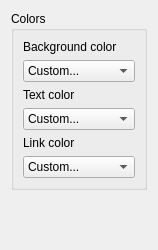
<ui version="4.0" >
 <class>ColorPage</class>
 <widget class="QWidget" name="ColorPage" >
  <property name="geometry" >
   <rect>
    <x>0</x>
    <y>0</y>
    <width>158</width>
    <height>250</height>
   </rect>
  </property>
  <property name="windowTitle" >
   <string>Colors</string>
  </property>
  <layout class="QVBoxLayout" >
   <item>
    <widget class="QGroupBox" name="colorsGroupBox" >
     <property name="title" >
      <string>Colors</string>
     </property>
     <layout class="QVBoxLayout" >
      <item>
       <layout class="QVBoxLayout" >
        <item>
         <widget class="QLabel" name="backgroundColorLabel" >
          <property name="text" >
           <string>Background color</string>
          </property>
          <property name="buddy" >
           <cstring>m_BackgroundColorCombo</cstring>
          </property>
         </widget>
        </item>
        <item>
         <widget class="KColorCombo" name="m_BackgroundColorCombo" >
          <item>
           <property name="text" >
            <string>Custom...</string>
           </property>
          </item>
          <item>
           <property name="text" >
            <string/>
           </property>
          </item>
          <item>
           <property name="text" >
            <string/>
           </property>
          </item>
          <item>
           <property name="text" >
            <string/>
           </property>
          </item>
          <item>
           <property name="text" >
            <string/>
           </property>
          </item>
          <item>
           <property name="text" >
            <string/>
           </property>
          </item>
          <item>
           <property name="text" >
            <string/>
           </property>
          </item>
          <item>
           <property name="text" >
            <string/>
           </property>
          </item>
          <item>
           <property name="text" >
            <string/>
           </property>
          </item>
          <item>
           <property name="text" >
            <string/>
           </property>
          </item>
          <item>
           <property name="text" >
            <string/>
           </property>
          </item>
          <item>
           <property name="text" >
            <string/>
           </property>
          </item>
          <item>
           <property name="text" >
            <string/>
           </property>
          </item>
          <item>
           <property name="text" >
            <string/>
           </property>
          </item>
          <item>
           <property name="text" >
            <string/>
           </property>
          </item>
          <item>
           <property name="text" >
            <string/>
           </property>
          </item>
          <item>
           <property name="text" >
            <string/>
           </property>
          </item>
          <item>
           <property name="text" >
            <string/>
           </property>
          </item>
          <item>
           <property name="text" >
            <string>Custom...</string>
           </property>
          </item>
          <item>
           <property name="text" >
            <string/>
           </property>
          </item>
          <item>
           <property name="text" >
            <string/>
           </property>
          </item>
          <item>
           <property name="text" >
            <string/>
           </property>
          </item>
          <item>
           <property name="text" >
            <string/>
           </property>
          </item>
          <item>
           <property name="text" >
            <string/>
           </property>
          </item>
          <item>
           <property name="text" >
            <string/>
           </property>
          </item>
          <item>
           <property name="text" >
            <string/>
           </property>
          </item>
          <item>
           <property name="text" >
            <string/>
           </property>
          </item>
          <item>
           <property name="text" >
            <string/>
           </property>
          </item>
          <item>
           <property name="text" >
            <string/>
           </property>
          </item>
          <item>
           <property name="text" >
            <string/>
           </property>
          </item>
          <item>
           <property name="text" >
            <string/>
           </property>
          </item>
          <item>
           <property name="text" >
            <string/>
           </property>
          </item>
          <item>
           <property name="text" >
            <string/>
           </property>
          </item>
          <item>
           <property name="text" >
            <string/>
           </property>
          </item>
          <item>
           <property name="text" >
            <string/>
           </property>
          </item>
          <item>
           <property name="text" >
            <string/>
           </property>
          </item>
          <item>
           <property name="text" >
            <string>Custom...</string>
           </property>
          </item>
          <item>
           <property name="text" >
            <string/>
           </property>
          </item>
          <item>
           <property name="text" >
            <string/>
           </property>
          </item>
          <item>
           <property name="text" >
            <string/>
           </property>
          </item>
          <item>
           <property name="text" >
            <string/>
           </property>
          </item>
          <item>
           <property name="text" >
            <string/>
           </property>
          </item>
          <item>
           <property name="text" >
            <string/>
           </property>
          </item>
          <item>
           <property name="text" >
            <string/>
           </property>
          </item>
          <item>
           <property name="text" >
            <string/>
           </property>
          </item>
          <item>
           <property name="text" >
            <string/>
           </property>
          </item>
          <item>
           <property name="text" >
            <string/>
           </property>
          </item>
          <item>
           <property name="text" >
            <string/>
           </property>
          </item>
          <item>
           <property name="text" >
            <string/>
           </property>
          </item>
          <item>
           <property name="text" >
            <string/>
           </property>
          </item>
          <item>
           <property name="text" >
            <string/>
           </property>
          </item>
          <item>
           <property name="text" >
            <string/>
           </property>
          </item>
          <item>
           <property name="text" >
            <string/>
           </property>
          </item>
          <item>
           <property name="text" >
            <string/>
           </property>
          </item>
          <item>
           <property name="text" >
            <string>Custom...</string>
           </property>
          </item>
          <item>
           <property name="text" >
            <string/>
           </property>
          </item>
          <item>
           <property name="text" >
            <string/>
           </property>
          </item>
          <item>
           <property name="text" >
            <string/>
           </property>
          </item>
          <item>
           <property name="text" >
            <string/>
           </property>
          </item>
          <item>
           <property name="text" >
            <string/>
           </property>
          </item>
          <item>
           <property name="text" >
            <string/>
           </property>
          </item>
          <item>
           <property name="text" >
            <string/>
           </property>
          </item>
          <item>
           <property name="text" >
            <string/>
           </property>
          </item>
          <item>
           <property name="text" >
            <string/>
           </property>
          </item>
          <item>
           <property name="text" >
            <string/>
           </property>
          </item>
          <item>
           <property name="text" >
            <string/>
           </property>
          </item>
          <item>
           <property name="text" >
            <string/>
           </property>
          </item>
          <item>
           <property name="text" >
            <string/>
           </property>
          </item>
          <item>
           <property name="text" >
            <string/>
           </property>
          </item>
          <item>
           <property name="text" >
            <string/>
           </property>
          </item>
          <item>
           <property name="text" >
            <string/>
           </property>
          </item>
          <item>
           <property name="text" >
            <string/>
           </property>
          </item>
          <item>
           <property name="text" >
            <string>Custom...</string>
           </property>
          </item>
          <item>
           <property name="text" >
            <string/>
           </property>
          </item>
          <item>
           <property name="text" >
            <string/>
           </property>
          </item>
          <item>
           <property name="text" >
            <string/>
           </property>
          </item>
          <item>
           <property name="text" >
            <string/>
           </property>
          </item>
          <item>
           <property name="text" >
            <string/>
           </property>
          </item>
          <item>
           <property name="text" >
            <string/>
           </property>
          </item>
          <item>
           <property name="text" >
            <string/>
           </property>
          </item>
          <item>
           <property name="text" >
            <string/>
           </property>
          </item>
          <item>
           <property name="text" >
            <string/>
           </property>
          </item>
          <item>
           <property name="text" >
            <string/>
           </property>
          </item>
          <item>
           <property name="text" >
            <string/>
           </property>
          </item>
          <item>
           <property name="text" >
            <string/>
           </property>
          </item>
          <item>
           <property name="text" >
            <string/>
           </property>
          </item>
          <item>
           <property name="text" >
            <string/>
           </property>
          </item>
          <item>
           <property name="text" >
            <string/>
           </property>
          </item>
          <item>
           <property name="text" >
            <string/>
           </property>
          </item>
          <item>
           <property name="text" >
            <string/>
           </property>
          </item>
         </widget>
        </item>
       </layout>
      </item>
      <item>
       <layout class="QVBoxLayout" >
        <item>
         <widget class="QLabel" name="textColorLabel" >
          <property name="text" >
           <string>Text color</string>
          </property>
          <property name="buddy" >
           <cstring>m_TextColorCombo</cstring>
          </property>
         </widget>
        </item>
        <item>
         <widget class="KColorCombo" name="m_TextColorCombo" >
          <property name="color" >
           <color>
            <red>0</red>
            <green>0</green>
            <blue>0</blue>
           </color>
          </property>
          <item>
           <property name="text" >
            <string>Custom...</string>
           </property>
          </item>
          <item>
           <property name="text" >
            <string/>
           </property>
          </item>
          <item>
           <property name="text" >
            <string/>
           </property>
          </item>
          <item>
           <property name="text" >
            <string/>
           </property>
          </item>
          <item>
           <property name="text" >
            <string/>
           </property>
          </item>
          <item>
           <property name="text" >
            <string/>
           </property>
          </item>
          <item>
           <property name="text" >
            <string/>
           </property>
          </item>
          <item>
           <property name="text" >
            <string/>
           </property>
          </item>
          <item>
           <property name="text" >
            <string/>
           </property>
          </item>
          <item>
           <property name="text" >
            <string/>
           </property>
          </item>
          <item>
           <property name="text" >
            <string/>
           </property>
          </item>
          <item>
           <property name="text" >
            <string/>
           </property>
          </item>
          <item>
           <property name="text" >
            <string/>
           </property>
          </item>
          <item>
           <property name="text" >
            <string/>
           </property>
          </item>
          <item>
           <property name="text" >
            <string/>
           </property>
          </item>
          <item>
           <property name="text" >
            <string/>
           </property>
          </item>
          <item>
           <property name="text" >
            <string/>
           </property>
          </item>
          <item>
           <property name="text" >
            <string/>
           </property>
          </item>
          <item>
           <property name="text" >
            <string>Custom...</string>
           </property>
          </item>
          <item>
           <property name="text" >
            <string/>
           </property>
          </item>
          <item>
           <property name="text" >
            <string/>
           </property>
          </item>
          <item>
           <property name="text" >
            <string/>
           </property>
          </item>
          <item>
           <property name="text" >
            <string/>
           </property>
          </item>
          <item>
           <property name="text" >
            <string/>
           </property>
          </item>
          <item>
           <property name="text" >
            <string/>
           </property>
          </item>
          <item>
           <property name="text" >
            <string/>
           </property>
          </item>
          <item>
           <property name="text" >
            <string/>
           </property>
          </item>
          <item>
           <property name="text" >
            <string/>
           </property>
          </item>
          <item>
           <property name="text" >
            <string/>
           </property>
          </item>
          <item>
           <property name="text" >
            <string/>
           </property>
          </item>
          <item>
           <property name="text" >
            <string/>
           </property>
          </item>
          <item>
           <property name="text" >
            <string/>
           </property>
          </item>
          <item>
           <property name="text" >
            <string/>
           </property>
          </item>
          <item>
           <property name="text" >
            <string/>
           </property>
          </item>
          <item>
           <property name="text" >
            <string/>
           </property>
          </item>
          <item>
           <property name="text" >
            <string/>
           </property>
          </item>
          <item>
           <property name="text" >
            <string>Custom...</string>
           </property>
          </item>
          <item>
           <property name="text" >
            <string/>
           </property>
          </item>
          <item>
           <property name="text" >
            <string/>
           </property>
          </item>
          <item>
           <property name="text" >
            <string/>
           </property>
          </item>
          <item>
           <property name="text" >
            <string/>
           </property>
          </item>
          <item>
           <property name="text" >
            <string/>
           </property>
          </item>
          <item>
           <property name="text" >
            <string/>
           </property>
          </item>
          <item>
           <property name="text" >
            <string/>
           </property>
          </item>
          <item>
           <property name="text" >
            <string/>
           </property>
          </item>
          <item>
           <property name="text" >
            <string/>
           </property>
          </item>
          <item>
           <property name="text" >
            <string/>
           </property>
          </item>
          <item>
           <property name="text" >
            <string/>
           </property>
          </item>
          <item>
           <property name="text" >
            <string/>
           </property>
          </item>
          <item>
           <property name="text" >
            <string/>
           </property>
          </item>
          <item>
           <property name="text" >
            <string/>
           </property>
          </item>
          <item>
           <property name="text" >
            <string/>
           </property>
          </item>
          <item>
           <property name="text" >
            <string/>
           </property>
          </item>
          <item>
           <property name="text" >
            <string/>
           </property>
          </item>
          <item>
           <property name="text" >
            <string>Custom...</string>
           </property>
          </item>
          <item>
           <property name="text" >
            <string/>
           </property>
          </item>
          <item>
           <property name="text" >
            <string/>
           </property>
          </item>
          <item>
           <property name="text" >
            <string/>
           </property>
          </item>
          <item>
           <property name="text" >
            <string/>
           </property>
          </item>
          <item>
           <property name="text" >
            <string/>
           </property>
          </item>
          <item>
           <property name="text" >
            <string/>
           </property>
          </item>
          <item>
           <property name="text" >
            <string/>
           </property>
          </item>
          <item>
           <property name="text" >
            <string/>
           </property>
          </item>
          <item>
           <property name="text" >
            <string/>
           </property>
          </item>
          <item>
           <property name="text" >
            <string/>
           </property>
          </item>
          <item>
           <property name="text" >
            <string/>
           </property>
          </item>
          <item>
           <property name="text" >
            <string/>
           </property>
          </item>
          <item>
           <property name="text" >
            <string/>
           </property>
          </item>
          <item>
           <property name="text" >
            <string/>
           </property>
          </item>
          <item>
           <property name="text" >
            <string/>
           </property>
          </item>
          <item>
           <property name="text" >
            <string/>
           </property>
          </item>
          <item>
           <property name="text" >
            <string/>
           </property>
          </item>
          <item>
           <property name="text" >
            <string>Custom...</string>
           </property>
          </item>
          <item>
           <property name="text" >
            <string/>
           </property>
          </item>
          <item>
           <property name="text" >
            <string/>
           </property>
          </item>
          <item>
           <property name="text" >
            <string/>
           </property>
          </item>
          <item>
           <property name="text" >
            <string/>
           </property>
          </item>
          <item>
           <property name="text" >
            <string/>
           </property>
          </item>
          <item>
           <property name="text" >
            <string/>
           </property>
          </item>
          <item>
           <property name="text" >
            <string/>
           </property>
          </item>
          <item>
           <property name="text" >
            <string/>
           </property>
          </item>
          <item>
           <property name="text" >
            <string/>
           </property>
          </item>
          <item>
           <property name="text" >
            <string/>
           </property>
          </item>
          <item>
           <property name="text" >
            <string/>
           </property>
          </item>
          <item>
           <property name="text" >
            <string/>
           </property>
          </item>
          <item>
           <property name="text" >
            <string/>
           </property>
          </item>
          <item>
           <property name="text" >
            <string/>
           </property>
          </item>
          <item>
           <property name="text" >
            <string/>
           </property>
          </item>
          <item>
           <property name="text" >
            <string/>
           </property>
          </item>
          <item>
           <property name="text" >
            <string/>
           </property>
          </item>
         </widget>
        </item>
       </layout>
      </item>
      <item>
       <layout class="QVBoxLayout" >
        <item>
         <widget class="QLabel" name="linkColorLabel" >
          <property name="text" >
           <string>Link color</string>
          </property>
          <property name="buddy" >
           <cstring>m_LinkColorCombo</cstring>
          </property>
         </widget>
        </item>
        <item>
         <widget class="KColorCombo" name="m_LinkColorCombo" >
          <property name="color" >
           <color>
            <red>0</red>
            <green>0</green>
            <blue>255</blue>
           </color>
          </property>
          <item>
           <property name="text" >
            <string>Custom...</string>
           </property>
          </item>
          <item>
           <property name="text" >
            <string/>
           </property>
          </item>
          <item>
           <property name="text" >
            <string/>
           </property>
          </item>
          <item>
           <property name="text" >
            <string/>
           </property>
          </item>
          <item>
           <property name="text" >
            <string/>
           </property>
          </item>
          <item>
           <property name="text" >
            <string/>
           </property>
          </item>
          <item>
           <property name="text" >
            <string/>
           </property>
          </item>
          <item>
           <property name="text" >
            <string/>
           </property>
          </item>
          <item>
           <property name="text" >
            <string/>
           </property>
          </item>
          <item>
           <property name="text" >
            <string/>
           </property>
          </item>
          <item>
           <property name="text" >
            <string/>
           </property>
          </item>
          <item>
           <property name="text" >
            <string/>
           </property>
          </item>
          <item>
           <property name="text" >
            <string/>
           </property>
          </item>
          <item>
           <property name="text" >
            <string/>
           </property>
          </item>
          <item>
           <property name="text" >
            <string/>
           </property>
          </item>
          <item>
           <property name="text" >
            <string/>
           </property>
          </item>
          <item>
           <property name="text" >
            <string/>
           </property>
          </item>
          <item>
           <property name="text" >
            <string/>
           </property>
          </item>
          <item>
           <property name="text" >
            <string>Custom...</string>
           </property>
          </item>
          <item>
           <property name="text" >
            <string/>
           </property>
          </item>
          <item>
           <property name="text" >
            <string/>
           </property>
          </item>
          <item>
           <property name="text" >
            <string/>
           </property>
          </item>
          <item>
           <property name="text" >
            <string/>
           </property>
          </item>
          <item>
           <property name="text" >
            <string/>
           </property>
          </item>
          <item>
           <property name="text" >
            <string/>
           </property>
          </item>
          <item>
           <property name="text" >
            <string/>
           </property>
          </item>
          <item>
           <property name="text" >
            <string/>
           </property>
          </item>
          <item>
           <property name="text" >
            <string/>
           </property>
          </item>
          <item>
           <property name="text" >
            <string/>
           </property>
          </item>
          <item>
           <property name="text" >
            <string/>
           </property>
          </item>
          <item>
           <property name="text" >
            <string/>
           </property>
          </item>
          <item>
           <property name="text" >
            <string/>
           </property>
          </item>
          <item>
           <property name="text" >
            <string/>
           </property>
          </item>
          <item>
           <property name="text" >
            <string/>
           </property>
          </item>
          <item>
           <property name="text" >
            <string/>
           </property>
          </item>
          <item>
           <property name="text" >
            <string/>
           </property>
          </item>
          <item>
           <property name="text" >
            <string>Custom...</string>
           </property>
          </item>
          <item>
           <property name="text" >
            <string/>
           </property>
          </item>
          <item>
           <property name="text" >
            <string/>
           </property>
          </item>
          <item>
           <property name="text" >
            <string/>
           </property>
          </item>
          <item>
           <property name="text" >
            <string/>
           </property>
          </item>
          <item>
           <property name="text" >
            <string/>
           </property>
          </item>
          <item>
           <property name="text" >
            <string/>
           </property>
          </item>
          <item>
           <property name="text" >
            <string/>
           </property>
          </item>
          <item>
           <property name="text" >
            <string/>
           </property>
          </item>
          <item>
           <property name="text" >
            <string/>
           </property>
          </item>
          <item>
           <property name="text" >
            <string/>
           </property>
          </item>
          <item>
           <property name="text" >
            <string/>
           </property>
          </item>
          <item>
           <property name="text" >
            <string/>
           </property>
          </item>
          <item>
           <property name="text" >
            <string/>
           </property>
          </item>
          <item>
           <property name="text" >
            <string/>
           </property>
          </item>
          <item>
           <property name="text" >
            <string/>
           </property>
          </item>
          <item>
           <property name="text" >
            <string/>
           </property>
          </item>
          <item>
           <property name="text" >
            <string/>
           </property>
          </item>
          <item>
           <property name="text" >
            <string>Custom...</string>
           </property>
          </item>
          <item>
           <property name="text" >
            <string/>
           </property>
          </item>
          <item>
           <property name="text" >
            <string/>
           </property>
          </item>
          <item>
           <property name="text" >
            <string/>
           </property>
          </item>
          <item>
           <property name="text" >
            <string/>
           </property>
          </item>
          <item>
           <property name="text" >
            <string/>
           </property>
          </item>
          <item>
           <property name="text" >
            <string/>
           </property>
          </item>
          <item>
           <property name="text" >
            <string/>
           </property>
          </item>
          <item>
           <property name="text" >
            <string/>
           </property>
          </item>
          <item>
           <property name="text" >
            <string/>
           </property>
          </item>
          <item>
           <property name="text" >
            <string/>
           </property>
          </item>
          <item>
           <property name="text" >
            <string/>
           </property>
          </item>
          <item>
           <property name="text" >
            <string/>
           </property>
          </item>
          <item>
           <property name="text" >
            <string/>
           </property>
          </item>
          <item>
           <property name="text" >
            <string/>
           </property>
          </item>
          <item>
           <property name="text" >
            <string/>
           </property>
          </item>
          <item>
           <property name="text" >
            <string/>
           </property>
          </item>
          <item>
           <property name="text" >
            <string/>
           </property>
          </item>
          <item>
           <property name="text" >
            <string>Custom...</string>
           </property>
          </item>
          <item>
           <property name="text" >
            <string/>
           </property>
          </item>
          <item>
           <property name="text" >
            <string/>
           </property>
          </item>
          <item>
           <property name="text" >
            <string/>
           </property>
          </item>
          <item>
           <property name="text" >
            <string/>
           </property>
          </item>
          <item>
           <property name="text" >
            <string/>
           </property>
          </item>
          <item>
           <property name="text" >
            <string/>
           </property>
          </item>
          <item>
           <property name="text" >
            <string/>
           </property>
          </item>
          <item>
           <property name="text" >
            <string/>
           </property>
          </item>
          <item>
           <property name="text" >
            <string/>
           </property>
          </item>
          <item>
           <property name="text" >
            <string/>
           </property>
          </item>
          <item>
           <property name="text" >
            <string/>
           </property>
          </item>
          <item>
           <property name="text" >
            <string/>
           </property>
          </item>
          <item>
           <property name="text" >
            <string/>
           </property>
          </item>
          <item>
           <property name="text" >
            <string/>
           </property>
          </item>
          <item>
           <property name="text" >
            <string/>
           </property>
          </item>
          <item>
           <property name="text" >
            <string/>
           </property>
          </item>
          <item>
           <property name="text" >
            <string/>
           </property>
          </item>
         </widget>
        </item>
       </layout>
      </item>
     </layout>
    </widget>
   </item>
   <item>
    <spacer>
     <property name="orientation" >
      <enum>Qt::Vertical</enum>
     </property>
     <property name="sizeHint" >
      <size>
       <width>20</width>
       <height>16</height>
      </size>
     </property>
    </spacer>
   </item>
  </layout>
 </widget>
 <customwidgets>
  <customwidget>
   <class>KColorCombo</class>
   <extends>QComboBox</extends>
   <header>kcolorcombo.h</header>
  </customwidget>
 </customwidgets>
 <resources/>
 <connections/>
</ui>
